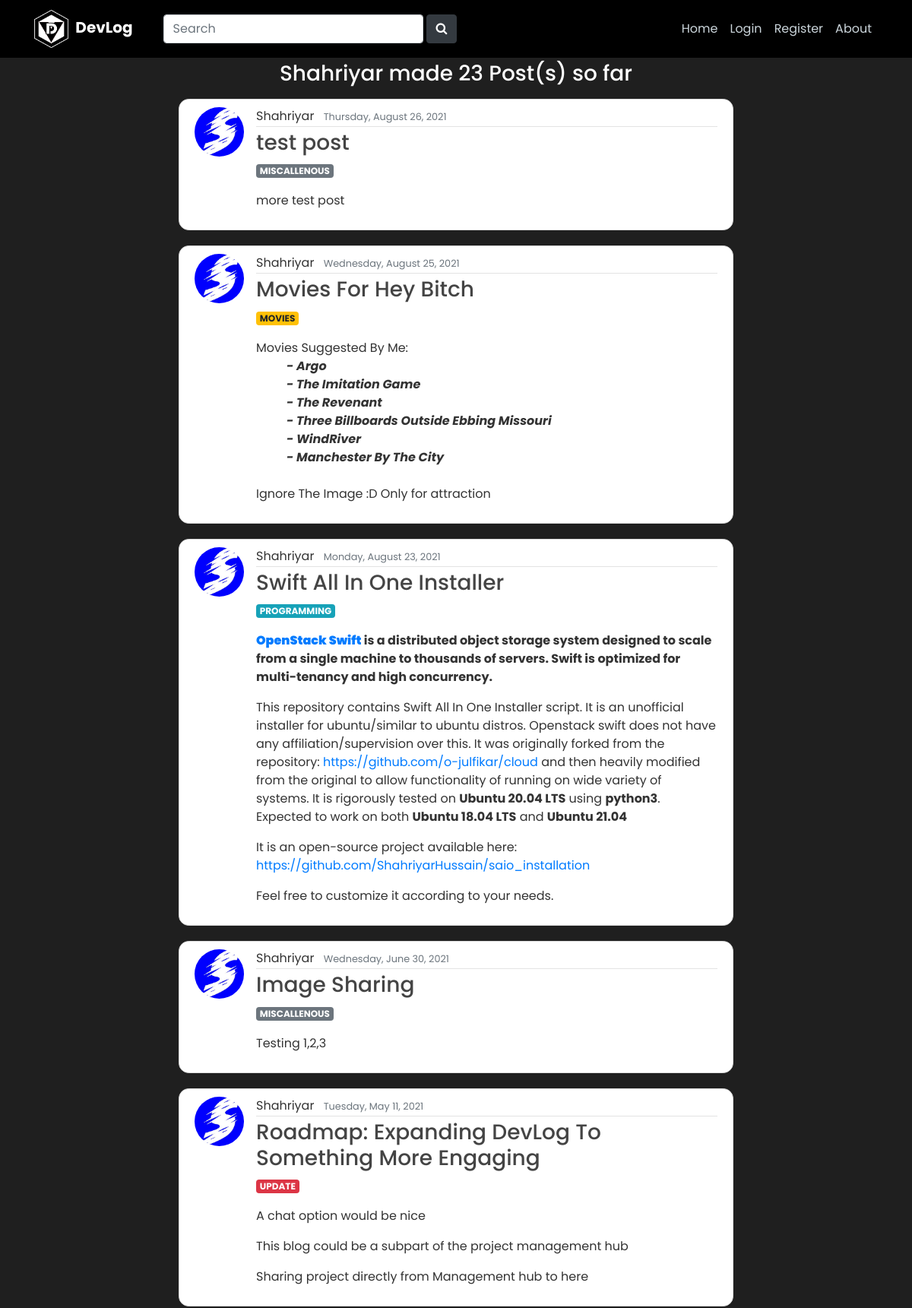
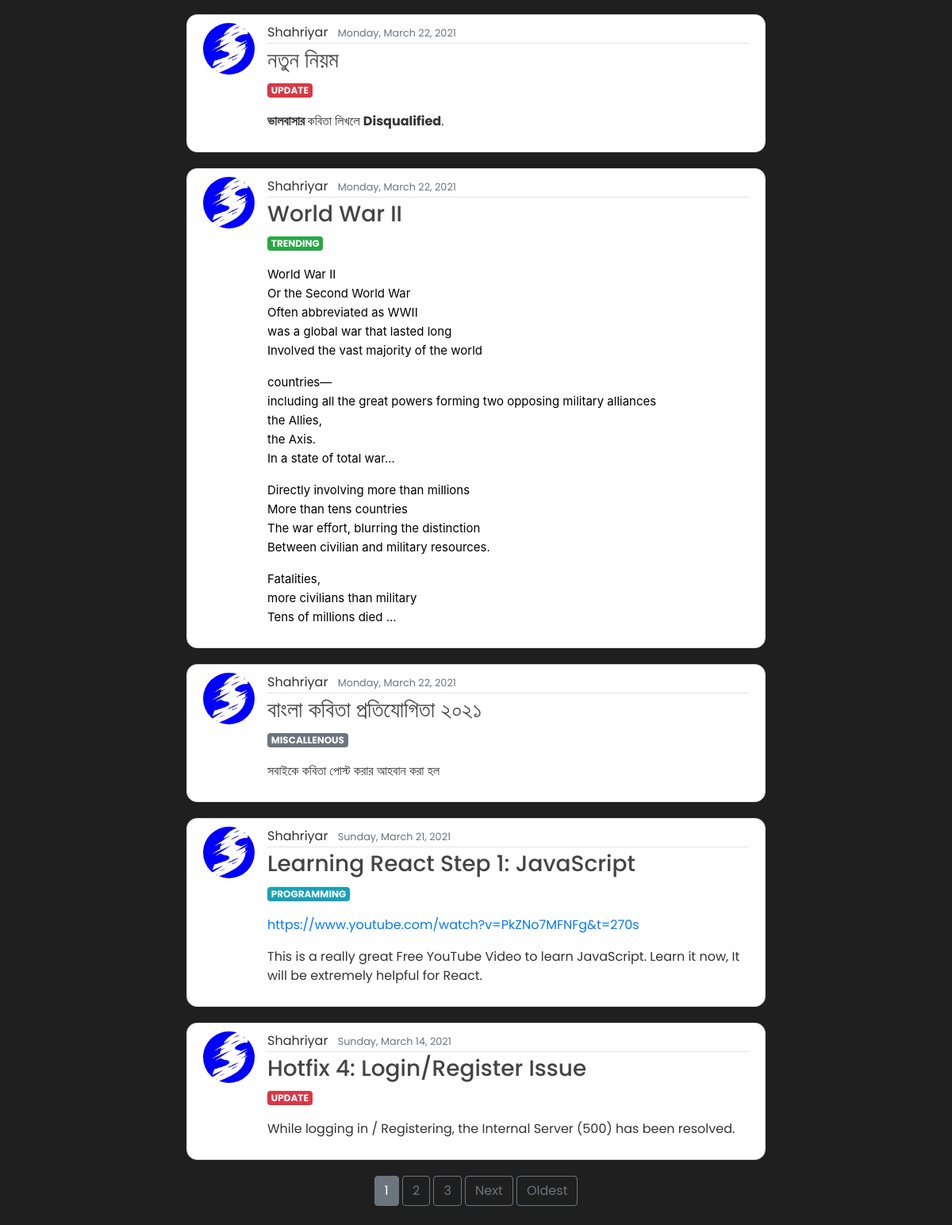
The app's page /user/posts/Shahriyar with its own data (2 pictures, top to bottom).
### blog/models.py (models this page shows, shortened)
class Post(models.Model):
    title = models.CharField(max_length=100)
    content = HTMLField()
    image = ResizedImageField(
        size=[620, 500], upload_to='post_images', blank=True, null=True)
    date_posted = models.DateTimeField(default=timezone.now)
    author = models.ForeignKey(User, on_delete=models.CASCADE)
    post_type = models.CharField(
        default='MISCALLENOUS', max_length=23, choices=POST_TYPES)

### users/models.py (models this page shows, shortened)
class Profile (models.Model):
    user = models.OneToOneField(User, on_delete=models.CASCADE)
    image = models.ImageField(default='default_profile.png', upload_to='profile_pics')
    short_bio = models.CharField(max_length=100, default="Hi!")

### blog/views.py (the view)
class UserPostListView(ListView):
    model = Post
    template_name = 'blog/user_posts.html'  # <app>/<model>_<viewtype>.html
    context_object_name = 'posts'
    paginate_by = 10
    def get_queryset(self):
        user = get_object_or_404(User, username=self.kwargs.get('username'))
        return Post.objects.filter(author=user).order_by('-date_posted')

### blog/templates/blog/user_posts.html (shortened to what this page needs)
{% extends 'blog/base.html' %}
{% block content %}
    <h3 class="mb-3" style="text-align: center; color: white">
        {{ view.kwargs.username }} made {{ page_obj.paginator.count }} Post(s) so far
    </h3>
    {% for post in posts %}
        <article class="media content-section" style="border-radius: 10pt;">
            <img class="rounded-circle article-img" src="{{ post.author.profile.image.url }}">
            <div class="media-body">
            <div class="article-metadata">
                <span class="mr-2" >{{ post.author }}</span>
                <small class="text-muted"> {{ post.date_posted|date:"l, F d, Y" }}</small>
            </div>
            <h3><a class="article-title" href="{% url 'post-detail' post.id %}"">{{ post.title }}</a></h3>
            {% if post.post_type == 'UPDATE'%}
                <small class="badge badge-danger"> {{ post.post_type }}</small>
            {% elif post.post_type == 'MOVIES' %}
                <small class="badge badge-warning"> {{ post.post_type }}</small>
            {% elif post.post_type == 'MISCALLENOUS' %}
                <small class="badge badge-secondary"> {{ post.post_type }}</small>
            {% elif post.post_type == 'PROGRAMMING' %}
                <small class="badge badge-info"> {{ post.post_type }}</small>
            {% elif post.post_type == 'ART' %}
                <small class="badge badge-primary"> {{ post.post_type }}</small>
            {% elif post.post_type == 'ACADEMIC' %}
                <small class="badge badge-dark"> {{ post.post_type }}</small>
            {% elif post.post_type == 'SCIENCE' %}
                <small class="badge badge-info"> {{ post.post_type }}</small>
            {% else %}
                <small class="badge badge-success"> {{ post.post_type }}</small>
            {% endif %}
            <p class="article-content" style="color: rgb(88, 88, 88);">{{ post.content | safe}}</p>
            </div>
        </article>
    {% endfor %}
    <div style="text-align: center;">
    {% if is_paginated %}
        {% for num in page_obj.paginator.page_range %}
            {% if page_obj.number == num %}
                <a class="btn btn-secondary mb-4" href="?page={{num}}"> {{num}}</a>
            {% elif num > page_obj.number|add:'-3' and num < page_obj.number|add:'3' %}
                <a class="btn btn-outline-secondary mb-4" href="?page={{num}}"> {{num}}</a>
            {% endif %}
        {% endfor %}
        {% if page_obj.has_next %}
            <a class="btn btn-outline-secondary mb-4" href="?page={{page_obj.next_page_number}}">Next</a>
            <a class="btn btn-outline-secondary mb-4" href="?page={{page_obj.paginator.num_pages}}">Oldest</a>
        {% endif %}
    {% endif %}
    </div>
{% endblock content %}

### blog/templates/blog/base.html (shortened to what this page needs)
{% load static %}
<!doctype html>
<html lang="en">
  <head>
    <link rel="stylesheet" href="https://maxcdn.bootstrapcdn.com/bootstrap/4.0.0/css/bootstrap.min.css"
>
    <link rel="stylesheet" href="https://cdnjs.cloudflare.com/ajax/libs/font-awesome/4.7.0/css/font-awesome.min.css">
    <link rel="stylesheet" href="{% static 'blog/main.css' %}">
  </head>
  <body style="font-family:Poppins, Arial, sans-serif; background-color: rgb(31, 31, 31);">
    <header class="site-header">
        <nav class="navbar navbar-expand-md navbar-dark fixed-top " style="background-color: rgb(0, 0, 0);">
          <div class="container">
            <a class="navbar-brand mr-4" href="{% url 'blog-home'%}">
              <img src="/static/default.png" alt="" width="45" height="50">
              <span class="pl-1 pr-3" style="font-weight: bold;">DevLog</span>
            </a>
            <form class="d-flex" style="margin: 0 auto;" action="{% url 'post-search' %}" method="get">
              <input class="form-control me-2" name="q" type="search" placeholder="Search" aria-label="Search">
              <button class="btn btn-dark ml-1">
                <i class="fa fa-search" aria-hidden="true"></i>
              </button>
            </form>
            <div class="collapse navbar-collapse" id="navbarToggle">
              <div class="navbar-nav">
                <a class="nav-item nav-link" href="{% url 'blog-home'%}">Home</a>
                {% if user.is_authenticated %}
                  <a class="nav-item nav-link" href="{%url 'post-create'%}">Create Post</a>
                  <a class="nav-item nav-link" href="{%url 'profile'%}">Profile</a>
                  <a class="nav-item nav-link" href="{%url 'logout'%}">Logout</a>
                {% else %}
                  <a class="nav-item nav-link" href="{%url 'login'%}">Login</a>
                  <a class="nav-item nav-link" href="{%url 'register'%}">Register</a>
                {% endif %}
                <a class="nav-item nav-link" href="{% url 'blog-about'%}">About</a>
              </div>
            </div>
          </div>
        </nav>
      </header>
      <main role="main" class="container">
        <div class="row">
          <div class="col-md-8" style="margin:auto;">
            {% block content %}{% endblock %}
          </div>
        </div>
      </main>
  </body>
</html>

### blog/static/blog/main.css (style rules this page uses)
body { background: #fafafa; color: #333333; margin-top: 5rem; }
h1, h2, h3, h4, h5, h6 { color: #444444; }
.site-header .navbar-nav .nav-link { color: #cbd5db; }
.content-section { background: #ffffff; padding: 10px 20px; border: 1px solid #dddddd; border-radius: 3px; margin-bottom: 20px; }
.article-title { color: #444444; }
.article-content { white-space: pre-line; }
.article-img { height: 65px; width: 65px; margin-right: 16px; }
.article-metadata { padding-bottom: 1px; margin-bottom: 4px; border-bottom: 1px solid #e3e3e3; }

### records on screen
Post: author.profile.image (picture), author "Shahriyar", date_posted "Thursday, August 26, 2021", title "test post", post_type "MISCALLENOUS", content "more test post"
Post: author.profile.image (picture), author "Shahriyar", date_posted "Wednesday, August 25, 2021", title "Movies For Hey Bitch", post_type "MOVIES", content "Movies Suggested By Me: - Argo - The Imitation Game - The Revenant - Three Billboards Outside Ebbing Missouri - WindRiver - Manchester By The City Ignore The Image :D Only for attraction"
Post: author.profile.image (picture), author "Shahriyar", date_posted "Monday, August 23, 2021", title "Swift All In One Installer", post_type "PROGRAMMING", content "OpenStack Swift is a distributed object storage system designed to scale from a single machine to thousands of servers. Swift is optimized for multi-tenancy and high concurrency. This repository contains Swift All In One Installer script. It is an unofficial installer for ubuntu/similar to ubuntu distros. Openstack swift does not have any affiliation/supervision over this. It was originally forked from the repository: https://github.com/o-julfikar/cloud and then heavily modified from the original to allow functionality of running on wide variety of systems. It is rigorously tested on Ubuntu 20.04 LTS using python3 . Expected to work on both Ubuntu 18.04 LTS and Ubuntu 21.04 It is an…"
Post: author.profile.image (picture), author "Shahriyar", date_posted "Wednesday, June 30, 2021", title "Image Sharing", post_type "MISCALLENOUS", content "Testing 1,2,3"
Post: author.profile.image (picture), author "Shahriyar", date_posted "Tuesday, May 11, 2021", title "Roadmap: Expanding DevLog To Something More Engaging", post_type "UPDATE", content "A chat option would be nice This blog could be a subpart of the project management hub Sharing project directly from Management hub to here"
Post: author.profile.image (picture), author "Shahriyar", date_posted "Monday, March 22, 2021", title "নতুন নিয়ম", post_type "UPDATE", content "ভালবাসার কবিতা লিখলে Disqualified ."
Post: author.profile.image (picture), author "Shahriyar", date_posted "Monday, March 22, 2021", title "World War II", post_type "TRENDING", content "World War II Or the Second World War Often abbreviated as WWII was a global war that lasted long Involved the vast majority of the world countries— including all the great powers forming two opposing military alliances the Allies, the Axis. In a state of total war... Directly involving more than millions More than tens countries The war effort, blurring the distinction Between civilian and military resources. Fatalities, more civilians than military Tens of millions died ..."
Post: author.profile.image (picture), author "Shahriyar", date_posted "Monday, March 22, 2021", title "বাংলা কবিতা প্রতিযোগিতা ২০২১", post_type "MISCALLENOUS", content "সবাইকে কবিতা পোস্ট করার আহবান করা হল"
Post: author.profile.image (picture), author "Shahriyar", date_posted "Sunday, March 21, 2021", title "Learning React Step 1: JavaScript", post_type "PROGRAMMING", content "https://www.youtube.com/watch?v=PkZNo7MFNFg&t=270s This is a really great Free YouTube Video to learn JavaScript. Learn it now, It will be extremely helpful for React."
Post: author.profile.image (picture), author "Shahriyar", date_posted "Sunday, March 14, 2021", title "Hotfix 4: Login/Register Issue", post_type "UPDATE", content "While logging in / Registering, the Internal Server (500) has been resolved."

### other values on screen
{{ view.kwargs.username }} "Shahriyar"
{{ page_obj.paginator.count }} "23"
{{ num }} "1"
{{ num }} "2" "3"
